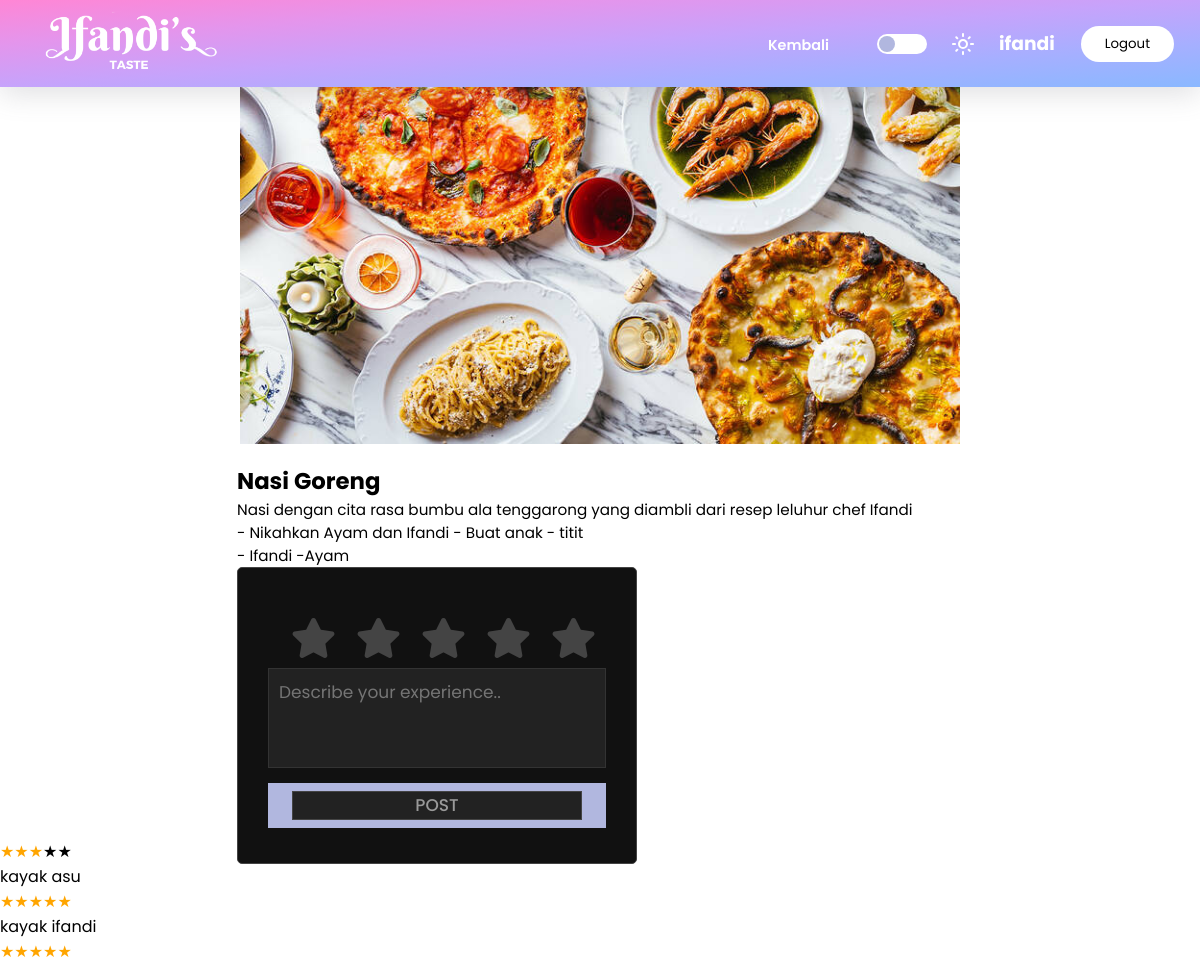
Screenshot of /views/resep.php?id=2 (signed in) with the database file from the repository.
### tables this page shows
CREATE TABLE `resep` (
  `id_resep` int(11) NOT NULL,
  `uid` int(11) NOT NULL,
  `nama_resep` varchar(255) NOT NULL,
  `deskripsi` varchar(255) NOT NULL,
  `instruksi` varchar(255) NOT NULL,
  `bahan` varchar(255) NOT NULL,
  `gambar` varchar(255) NOT NULL
);

CREATE TABLE `rating` (
  `id_rating` int(11) NOT NULL,
  `uid` int(11) NOT NULL,
  `id_resep` int(11) NOT NULL,
  `rating` int(1) NOT NULL,
  `komentar` varchar(255) NOT NULL
);

### views/resep.php (the view, shortened to what this page needs)
<?php
require "../include/connect.php";
$id = $_GET['id'];
$navText = "Login";
if (isset($_SESSION['username'])) {
    $navText = $_SESSION['username'];
}
if (isset($_SESSION['admin'])) {
    $navText = $_SESSION['admin'];
}
$result = mysqli_query($conn, "SELECT * FROM resep WHERE id_resep = '$id'");
$resep = [];
while ($row = mysqli_fetch_assoc($result)) {
    $resep[] = $row;
}
$query = "SELECT r.rating, r.komentar FROM rating r INNER JOIN resep on r.id_resep = resep.id_resep WHERE r.id_resep = '$id'";
$result = mysqli_query($conn, $query);
$komentar = [];
while ($row = mysqli_fetch_assoc($result)) {
    $komentar[] = $row;
}
?>
<!DOCTYPE html>
<html lang="en">
<head>
    <link rel="stylesheet" href="../styles/style.css">
    <link rel="stylesheet" href="../styles/rating.css">
    <link rel="stylesheet" href="https://cdnjs.cloudflare.com/ajax/libs/font-awesome/5.15.3/css/all.min.css"/>
</head>
<body>
    <header id="home">
        <nav class="navbar shadow" id="navbar">
            <div>
                <a href="index.php"><img src="../assets/ifandi.png" alt="logo" class="webicon" id="webicon"></a>
            </div>
            <ul class="menu" id="menu">
                <li><a class="navitems" href="list_resep.php">Kembali</a></li>
                <div class="menumode">
                    <input type="checkbox" class="nightmode" id="nightmode" onclick="mode()">
                </div>
                <?php
                    if (isset($_SESSION['username']) or isset($_SESSION['admin'])) {
                        echo "<h3>$navText</h3>";
                        echo "<a href='logout.php'><button type='button' class='btn-login'>Logout</button></a>";
                    } else {
                        echo "<a href='login.php'><button type='button' class='btn-login'>$navText</button></a>";
                    }
                ?>
            </ul>
        </nav>
        <section>
            <div class="isi1 isi-resep">
                <?php $i = 1; foreach ($resep as $rsp) :?>
                <img src="../assets/uploadedImg/<?php echo $rsp['gambar']; ?>" alt="" class="gambarResep">
                <div class="konten-isi1">
                    <div class="card-text resep-inside">
                        <h2><?php echo $rsp['nama_resep']; ?> </h2>
                        <p><?php echo $rsp['deskripsi']; ?></p>
                        <p><?php echo $rsp['instruksi']; ?></p>
                        <p><?php echo $rsp['bahan']; ?></p>
                        <?php if (isset($_SESSION['username'])) : ?>
                                <div class="rating-container" name="rating">
                                    <div class="rating">
                                        <form action="rating&comment.php" method="post">
                                            <label for="rate-5_<?php echo $rp['id_resep']; ?>" class="fas fa-star"></label>
                                            <label for="rate-4_<?php echo $rp['id_resep']; ?>" class="fas fa-star"></label>
                                            <label for="rate-3_<?php echo $rp['id_resep']; ?>" class="fas fa-star"></label>
                                            <label for="rate-2_<?php echo $rp['id_resep']; ?>" class="fas fa-star"></label>
                                            <label for="rate-1_<?php echo $rp['id_resep']; ?>" class="fas fa-star"></label>
                                            <div class="textarea">
                                                <textarea name="comment_<?php echo $rp['id_resep']; ?>" cols="30" placeholder="Describe your experience.."></textarea>
                                            </div>
                                            <div class="btn">
                                                <button type="submit">Post</button>
                                            </div>
                                        </form>
                                    </div>
                                </div>
                        <?php endif; ?>
                    </div>
                <?php $i++; endforeach; ?>
                </div>
            </div>
        </section>
        <div>
            <?php foreach ($komentar as $kmn) : ?>
                <?php
                    $averageRating = $kmn['rating'];
                    for ($j = 0; $j < 5; $j++) {
                    $starClass = ($j < $averageRating) ? 'star' : 'empty-star';
                    echo '<span class="' . $starClass . '">&#9733</span>';
                    }
                ?>
                <p><?php echo $kmn['komentar']; ?></p>
            <?php endforeach; ?>
        </div>
    </header>
</body>
</html>

### styles/style.css (style rules this page uses)
* { padding: 0; margin: 0; box-sizing: border-box; font-family: 'Poppins', 'Arial'; scroll-behavior: smooth; transition: .5s ease-in-out; }
body { --primary-color: white; --secondary-color: #202020; --alpha-color: rgba(0, 0, 0, 0.322); --text: black; --accent: #B1B7DF; --gradient: radial-gradient(circle, rgba(238,174,202,1) 0%, rgba(148,187,233,1) 100%); --accent-color: orange; max-width: 100%; background-color: var(--primary-color); }
.webicon { height: 10vh; }
.navbar { background: var(--accent-color); overflow: hidden; position: sticky; display: flex; justify-content: space-between; align-items: center; padding: 0vh 2vw; top: 0; box-shadow: rgba(100, 100, 111, 0.2) 0px 7px 29px 0px; z-index: 9999; }
.navbar ul { list-style: none; gap: 2vw; align-items: center; }
.navbar ul h3 { color: var(--primary-color); }
.navbar ul li a { display: block; color: var(--primary-color); text-decoration: none; font-weight: 600; border-top: 3px solid transparent; padding: 5% 2vw; transition: all 0.35s ease; font-size: 90%; }
.menumode { display: flex; align-items: center; gap: 2vw; justify-content: center; }
.menu { display: flex; }
#light { filter: invert(100%); }
.nightmode { position: relative; width: 50px; height: 20px; appearance: none; outline: none; background-color: white; border-radius: 10px; cursor: pointer; }
.nightmode::before { content: ''; position: absolute; width: 16px; height: 16px; background: var(--accent); border-radius: 50%; top: 2px; left: 2px; transition: .5s ease-in-out; }
.btn-login { cursor: pointer; padding: 1vh 2vw; border-radius: 20px; color: var(--text); background-color: transparent; border: 2px solid transparent; box-shadow: inset 300px 0 0 0 var(--primary-color); transition: all 0.55s ease; }
.isi1 { color: white; height: 94vh; display: flex; background: linear-gradient(rgba(0,0,0,0.5),rgba(0,0,0,1)),url(../assets/foodphoto.jpg); background-size: cover ; padding: 1vh 5vw; padding-bottom: 4vh; font-size: 95%; align-items: center; text-align: center; justify-content: center; }
.konten-isi1 { width: 70%; display: flex; flex-direction: column; gap: 3vh; }
.isi1 img { height: 88vh; }
.shadow { box-shadow: rgba(100, 100, 111, 0.2) 0px 7px 29px 0px; }
.btn { margin-bottom: 2vh; background-color: var(--accent); border: 2px transparent; color: black; padding: 1vh 2vw; text-decoration: none; font-size: 16px; transition: .3s ease; }
.card-text { text-align: justify; padding: 0px 15px 0px 15px; }
.star { color: orange; }
.gambarResep { width: 60vw !important; height: 60vh !important; object-fit: cover; }
.isi-resep { flex-direction: column; gap: 20px; background: var(--primary-color); }
.resep-inside { color: var(--text); }

### rows the page displays
resep: gambar (picture), nama_resep "Nasi Goreng", deskripsi "Nasi dengan cita rasa bumbu ala tenggarong yang diambli dari resep leluhur chef Ifandi", instruksi "- Nikahkan Ayam dan Ifandi - Buat anak - titit", bahan "- Ifandi -Ayam"
rating: komentar "kayak asu"
rating: komentar "kayak ifandi"

### other values shown
$navText "ifandi"
